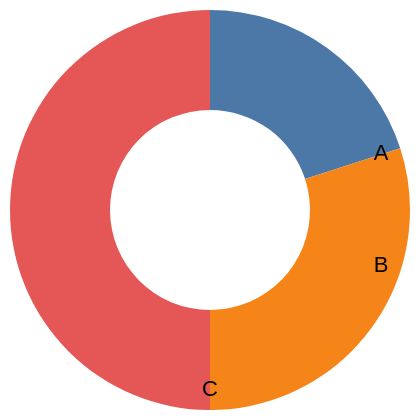

The specification (Vega-Lite) saved for this image:
### Vega-Lite specification from a JSON file in a GitHub repository (floating-point values rounded to 4 significant figures)
{"$schema": "https://vega.github.io/schema/vega-lite/v6.json", "width": 200, "height": 200, "padding": 5, "autosize": "none", "data": {"name": "table", "values": [{"cat": "A", "value": 4}, {"cat": "B", "value": 6}, {"cat": "C", "value": 10}]}, "layer": [{"mark": {"type": "arc", "innerRadius": 50}, "encoding": {"theta": {"field": "value", "type": "quantitative"}, "color": {"field": "cat", "type": "nominal"}}}, {"mark": {"type": "text", "radius": 90}, "encoding": {"theta": {"field": "value", "type": "quantitative"}, "text": {"field": "cat", "type": "nominal"}}}]}
